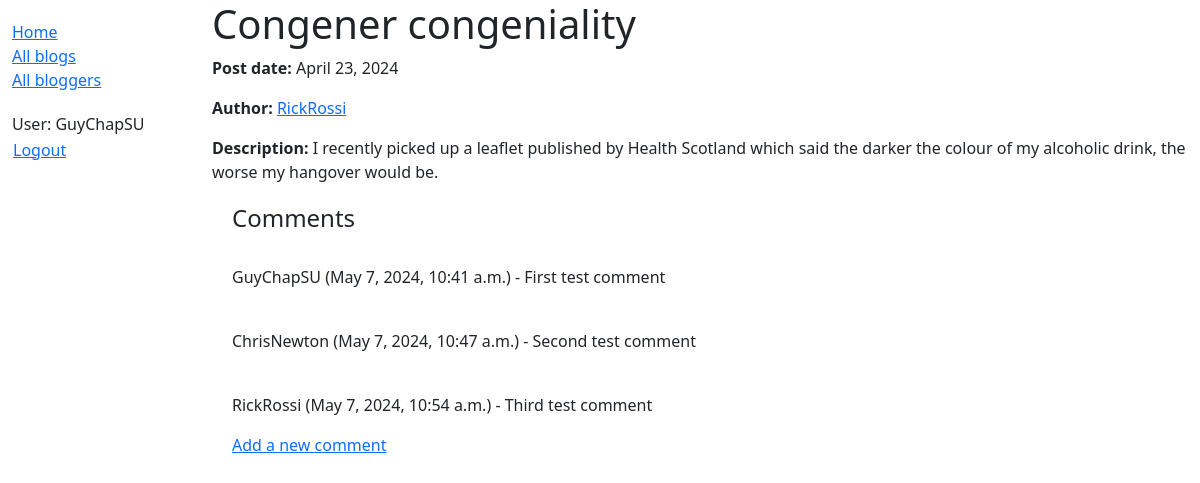
The app's page /blog/blog/3 (signed in) with its own data.
### blog/models.py (models this page shows, shortened)
class Blog(models.Model):
    title = models.CharField(max_length=200)
    description = models.TextField(help_text="Add blog here")
    date = models.DateField(auto_now_add=True)
    author = models.ForeignKey('Blogger', on_delete=models.CASCADE)
    class Meta:
        ordering = ['-date']

class Blogger(models.Model):
    author = models.OneToOneField(User, on_delete=models.CASCADE)
    bio = models.TextField(help_text="Enter short biography here")
    def __str__(self):
        return str(self.author)
    def get_absolute_url(self):
        return reverse('blogger-detail', args=[str(self.id)])

class Comment(models.Model):
    description = models.TextField(help_text="Enter comment about blog here")
    date_time = models.DateTimeField(auto_now_add=True)
    author = models.ForeignKey(User, on_delete=models.CASCADE)
    blog = models.ForeignKey(Blog, on_delete=models.CASCADE)
    class Meta:
        ordering = ['date_time']

### blog/views.py (the view)
# urls.py: path('blog/<int:pk>', views.BlogDetailView.as_view(), name='blog-detail'),
class BlogDetailView(generic.DetailView):
    model = Blog

### blog/templates/blog/blog_detail.html
{% extends "base_generic.html" %}
{% block content %}
  <h1>{{ blog.title }}</h1>
  <p><strong>Post date:</strong> {{ blog.date }}</p>
  <p><strong>Author:</strong> <a href="{{ blog.author.get_absolute_url }}">{{ blog.author }}</a></p>
  <p><strong>Description:</strong> {{ blog.description }}</p>
  <div style="margin-left:20px;margin-top:20px">
    <h4>Comments</h4>
    {% for comment in blog.comment_set.all %}
        <br />
        <p>{{ comment.author }} ({{ comment.date_time }}) - {{ comment.description }}</p>
    {% endfor %}
    {% if user.is_authenticated %}
      <p><a href="{% url 'comment-create' blog.pk %}">Add a new comment</a></p>
    {% else %}
      <p><a href="{% url 'login' %}?next={{ request.path }}">Login</a> to add a new comment.</p>
    {% endif %}
    </div>
{% endblock %}

### blog/templates/base_generic.html (shortened to what this page needs)
<!DOCTYPE html>
<html lang="en">
  <head>
    <link href="https://cdn.jsdelivr.net/npm/bootstrap@5.3.3/dist/css/bootstrap.min.css"
      rel="stylesheet"
>
    {% load static %}
    <link rel="stylesheet" href="{% static 'css/styles.css' %}" />
  </head>
  <body>
    <div class="container-fluid">
      <div class="row">
        <div class="col-sm-2">
          {% block sidebar %}
            <ul class="sidebar-nav">
              <li><a href="{% url 'index' %}">Home</a></li>
              <li><a href="{% url 'blogs' %}">All blogs</a></li>
              <li><a href="{% url 'bloggers'%}">All bloggers</a></li>
            </ul>
            <ul class="sidebar-nav">
             {% if user.is_authenticated %}
               <li>User: {{ user.get_username }}</li>
               <li>
                 <form id="logout-form" method="post" action="{% url 'logout' %}">
                    <button type="submit" class="btn btn-link">Logout</button>
                 </form>
               </li>
             {% else %}
               <li><a href="{% url 'login' %}?next={{ request.path }}">Login</a></li>
             {% endif %}
            </ul>
          {% endblock %}
        </div>
        <div class="col-sm-10 ">{% block content %}{% endblock %}
        </div>
      </div>
    </div>
  </body>
</html>

### blog/static/css/styles.css (style rules this page uses)
.sidebar-nav { margin-top: 20px; padding: 0; list-style: none; }
#logout-form { display: inline; }
#logout-form button { padding: 0; margin: 0; }

### records on screen
Blog: date "April 23, 2024", author "RickRossi", description "I recently picked up a leaflet published by Health Scotland which said the darker the colour of my alcoholic drink, the worse my hangover would be."
Comment: author "GuyChapSU", date_time "May 7, 2024, 10:41 a.m.", description "First test comment"
Comment: author "ChrisNewton", date_time "May 7, 2024, 10:47 a.m.", description "Second test comment"
Comment: author "RickRossi", date_time "May 7, 2024, 10:54 a.m.", description "Third test comment"

### other values on screen
{{ user.get_username }} "GuyChapSU"
